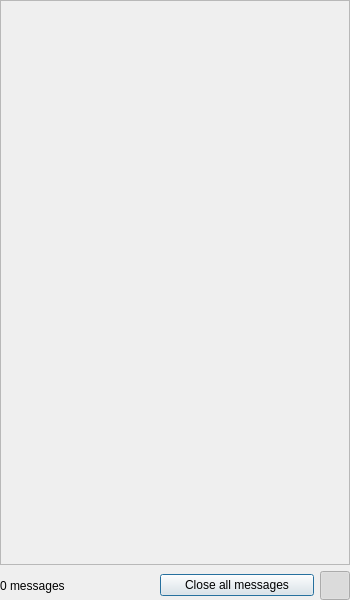
<?xml version="1.0" encoding="UTF-8"?>
<ui version="4.0">
 <class>TaskPopup</class>
 <widget class="QDialog" name="TaskPopup">
  <property name="geometry">
   <rect>
    <x>0</x>
    <y>0</y>
    <width>350</width>
    <height>600</height>
   </rect>
  </property>
  <property name="minimumSize">
   <size>
    <width>350</width>
    <height>0</height>
   </size>
  </property>
  <property name="maximumSize">
   <size>
    <width>350</width>
    <height>600</height>
   </size>
  </property>
  <property name="windowTitle">
   <string>TaskPopup</string>
  </property>
  <layout class="QVBoxLayout" name="verticalLayout">
   <property name="leftMargin">
    <number>0</number>
   </property>
   <property name="topMargin">
    <number>0</number>
   </property>
   <property name="rightMargin">
    <number>0</number>
   </property>
   <property name="bottomMargin">
    <number>0</number>
   </property>
   <item>
    <widget class="QFrame" name="listFrame">
     <property name="frameShape">
      <enum>QFrame::StyledPanel</enum>
     </property>
     <property name="frameShadow">
      <enum>QFrame::Raised</enum>
     </property>
     <layout class="QVBoxLayout" name="verticalLayout_2">
      <property name="spacing">
       <number>0</number>
      </property>
      <property name="leftMargin">
       <number>0</number>
      </property>
      <property name="topMargin">
       <number>0</number>
      </property>
      <property name="rightMargin">
       <number>0</number>
      </property>
      <property name="bottomMargin">
       <number>0</number>
      </property>
      <item>
       <spacer name="verticalSpacer">
        <property name="orientation">
         <enum>Qt::Vertical</enum>
        </property>
        <property name="sizeHint" stdset="0">
         <size>
          <width>20</width>
          <height>40</height>
         </size>
        </property>
       </spacer>
      </item>
     </layout>
    </widget>
   </item>
   <item>
    <widget class="QFrame" name="frame">
     <property name="sizePolicy">
      <sizepolicy hsizetype="Preferred" vsizetype="Maximum">
       <horstretch>0</horstretch>
       <verstretch>0</verstretch>
      </sizepolicy>
     </property>
     <property name="frameShape">
      <enum>QFrame::NoFrame</enum>
     </property>
     <property name="frameShadow">
      <enum>QFrame::Raised</enum>
     </property>
     <layout class="QHBoxLayout" name="horizontalLayout_2">
      <property name="leftMargin">
       <number>0</number>
      </property>
      <property name="topMargin">
       <number>0</number>
      </property>
      <property name="rightMargin">
       <number>0</number>
      </property>
      <property name="bottomMargin">
       <number>0</number>
      </property>
      <item>
       <widget class="QLabel" name="label">
        <property name="text">
         <string>0 messages</string>
        </property>
       </widget>
      </item>
      <item>
       <widget class="QPushButton" name="btnClearHistory">
        <property name="text">
         <string>Close all messages</string>
        </property>
       </widget>
      </item>
      <item>
       <widget class="QToolButton" name="btnHideShow">
        <property name="text">
         <string/>
        </property>
        <property name="icon">
         <iconset resource="../../resources.qrc">
          <normaloff>:/images/assets/up_arrorw_small.svg</normaloff>
          <normalon>:/images/assets/down_arrorw_small.svg</normalon>:/images/assets/up_arrorw_small.svg</iconset>
        </property>
        <property name="iconSize">
         <size>
          <width>22</width>
          <height>22</height>
         </size>
        </property>
        <property name="checkable">
         <bool>true</bool>
        </property>
        <property name="checked">
         <bool>true</bool>
        </property>
       </widget>
      </item>
     </layout>
    </widget>
   </item>
  </layout>
 </widget>
 <resources>
  <include location="../../resources.qrc"/>
 </resources>
 <connections/>
</ui>
